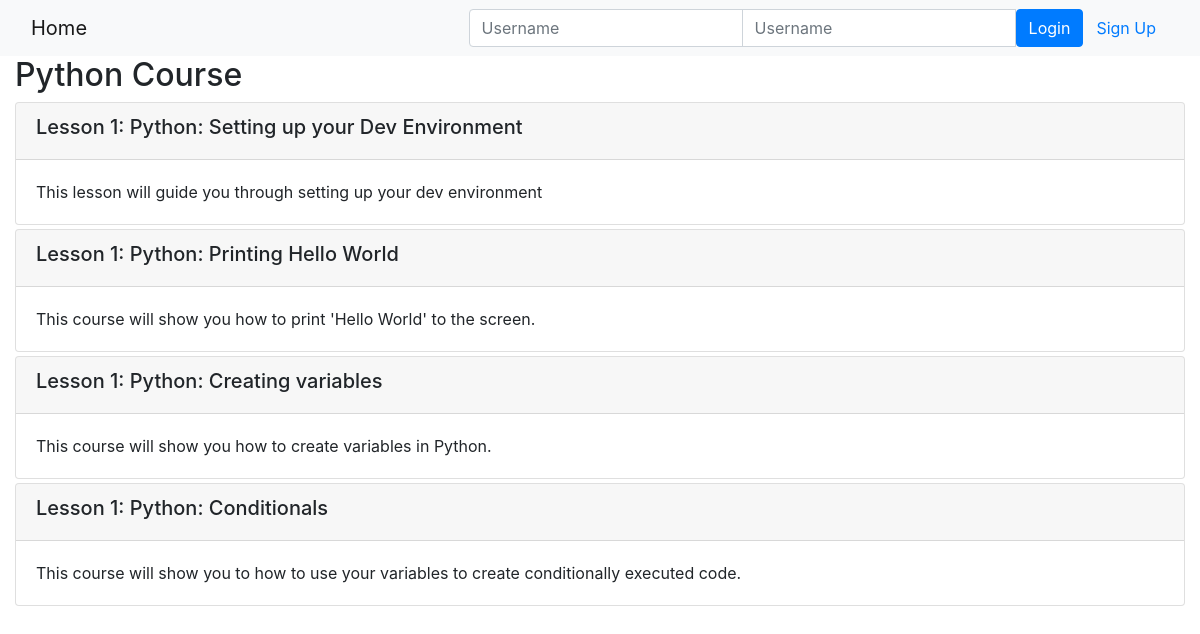
/onlinecourse/1/, run on an earlier commit of the app's database.
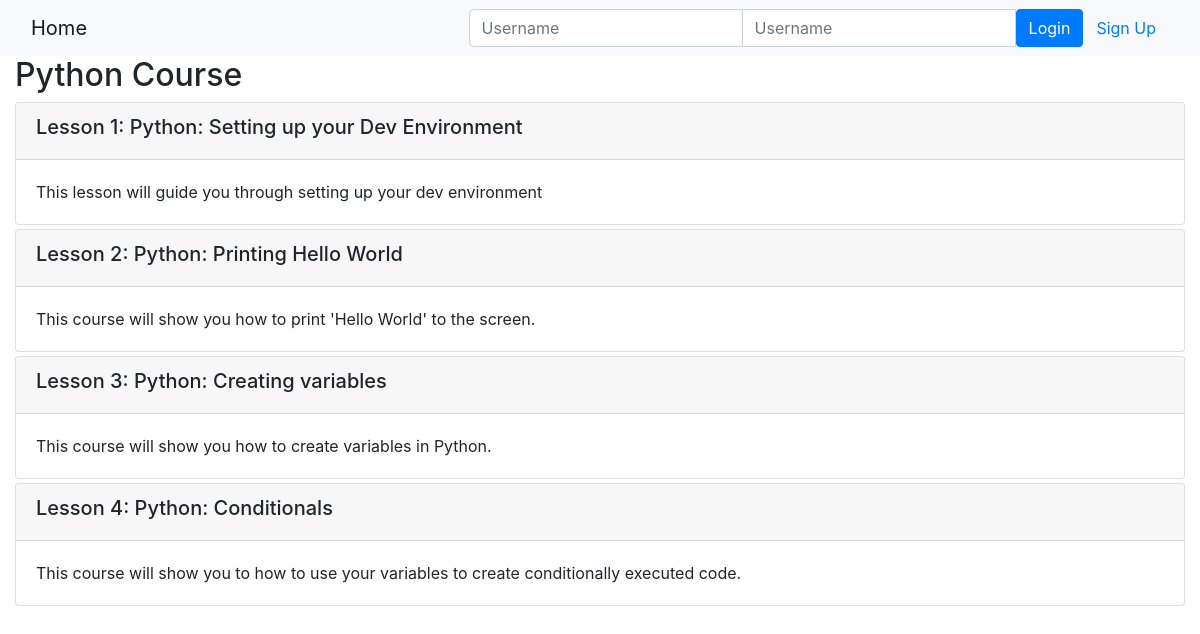
And on a later commit of the database.
### onlinecourse/models.py (models this page shows)
class Lesson(models.Model):
    title = models.CharField(max_length=200, default="title")
    order = models.IntegerField(default=0)
    course = models.ForeignKey(Course, on_delete=models.CASCADE)
    content = models.TextField()

### onlinecourse/views.py (the view)
# urls.py: path('<int:pk>/', views.CourseDetailView.as_view(), name='course_details'),
class CourseDetailView(generic.DetailView):
    model = Course
    template_name = 'onlinecourse/course_detail_bootstrap.html'

### onlinecourse/templates/onlinecourse/course_detail_bootstrap.html (shortened to what this page needs)
<!DOCTYPE html>
<html lang="en">
<head>
     {% load static %}
    <link rel="stylesheet" href="https://maxcdn.bootstrapcdn.com/bootstrap/4.5.2/css/bootstrap.min.css">
</head>
<body>
    <nav class="navbar navbar-light bg-light">
        <div class="container-fluid">
            <div class="navbar-header">
                  <a class="navbar-brand" href="{% url 'onlinecourse:index' %}">Home</a>
            </div>
            <ul class="nav navbar-nav navbar-right">
                {% if user.is_authenticated %}
                <li>
                    <a class="btn btn-link" href="#">{{ user.first_name }}({{ user.username }})</a>
                    <a class="btn btn-link" href="{% url 'onlinecourse:logout' %}">Logout</a>
                </li>
                {% else %}
                <li>
                    <form class="form-inline" action="{% url 'onlinecourse:login' %}" method="post">
                        <div class="input-group">
                            <input type="text" class="form-control" placeholder="Username" name="username" >
                            <input type="password" class="form-control" placeholder="Username" name="psw" >
                            <button class="btn btn-primary" type="submit">Login</button>
                            <a class="btn btn-link" href="{% url 'onlinecourse:registration' %}">Sign Up</a>
                        </div>
                    </form>
                </li>
                {% endif %}
            </ul>
        </div>
    </nav>
    <div class="container-fluid">
            <h2>{{ course.name }}</h2>
            <div class="card-columns-vertical">
                {% for lesson in course.lesson_set.all %}
                    <div class="card mt-1">
                        <div class="card-header"><h5>Lesson {{lesson.order|add:1}}: {{lesson.title}}</h5></div>
                        <div class="card-body">{{lesson.content}}</div>
                    </div>
                {% endfor %}
            </div>
    </div>
</body>
</html>

What changed in the data, as far as the page shows it:
changed Lesson "Python: Printing Hello World": order|add "1" → "2"
changed Lesson "Python: Creating variables": order|add "1" → "3"
changed Lesson "Python: Conditionals": order|add "1" → "4"
